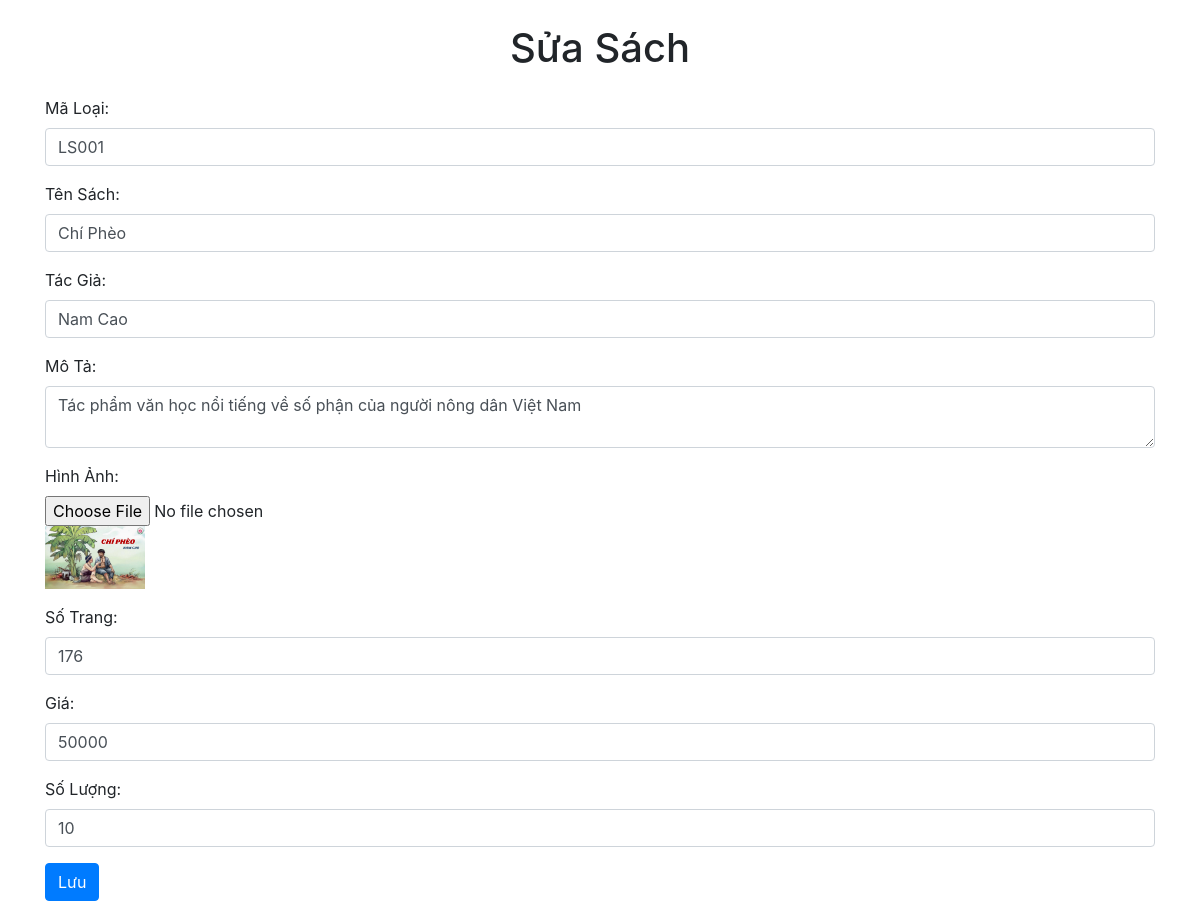
Before: /webbansach/tạm/edit_book.php?edit=1 with the older database file.
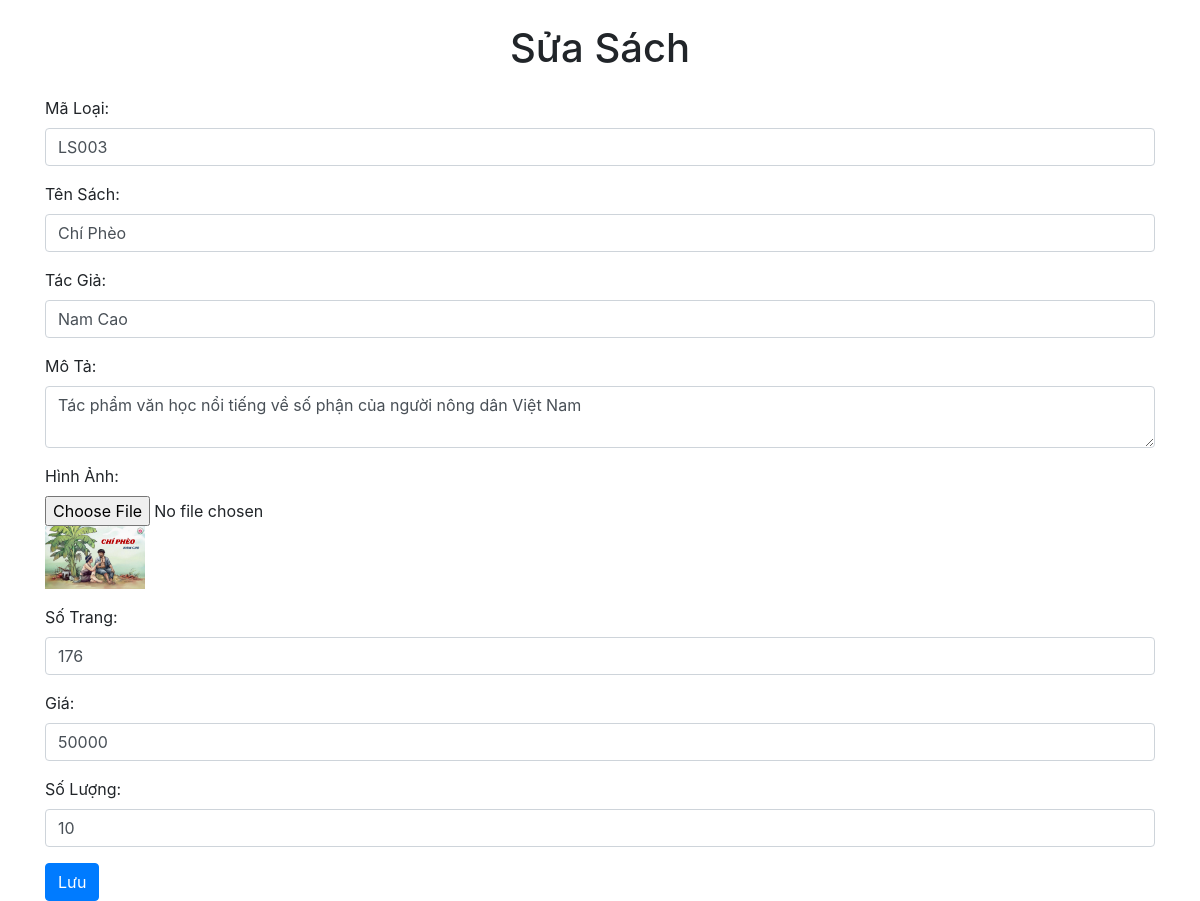
After: the same page with the newer database file.
### tables this page shows
CREATE TABLE `sach` (
  `ID_SACH` int(11) NOT NULL,
  `MA_LOAI` varchar(5) NOT NULL,
  `TEN_SACH` varchar(255) DEFAULT NULL,
  `TAC_GIA` varchar(255) DEFAULT NULL,
  `MO_TA` text DEFAULT NULL,
  `HINH_SACH` text DEFAULT NULL,
  `SO_TRANG` int(11) DEFAULT NULL,
  `GIA` int(11) DEFAULT NULL,
  `SO_LUONG` int(11) DEFAULT NULL
);

### webbansach/tạm/edit_book.php (the view, shortened to what this page needs)
<?php
$conn = new mysqli("localhost", "root", "", "online_shop");
if (isset($_GET['edit'])) {
    $id_sach = $_GET['edit'];
    $result = $conn->query("SELECT * FROM sach WHERE ID_SACH=$id_sach");
    $sach = $result->fetch_assoc();
}
?>
<!DOCTYPE html>
<html lang="en">
<head>
    <link rel="stylesheet" href="https://maxcdn.bootstrapcdn.com/bootstrap/4.5.2/css/bootstrap.min.css">
</head>
<body>
    <div class="container mt-4">
        <h1 class="text-center">Sửa Sách</h1>
        <form action="" method="post" enctype="multipart/form-data" class="mt-4">
            <div class="form-group">
                <label for="ma_loai">Mã Loại:</label>
                <input type="text" name="ma_loai" class="form-control" value="<?php echo isset($sach['MA_LOAI']) ? $sach['MA_LOAI'] : ''; ?>" required>
            </div>
            <div class="form-group">
                <label for="ten_sach">Tên Sách:</label>
                <input type="text" name="ten_sach" class="form-control" value="<?php echo isset($sach['TEN_SACH']) ? $sach['TEN_SACH'] : ''; ?>" required>
            </div>
            <div class="form-group">
                <label for="tac_gia">Tác Giả:</label>
                <input type="text" name="tac_gia" class="form-control" value="<?php echo isset($sach['TAC_GIA']) ? $sach['TAC_GIA'] : ''; ?>">
            </div>
            <div class="form-group">
                <label for="mo_ta">Mô Tả:</label>
                <textarea name="mo_ta" class="form-control"><?php echo isset($sach['MO_TA']) ? $sach['MO_TA'] : ''; ?></textarea>
            </div>
            <div class="form-group">
                <label for="hinh_sach">Hình Ảnh:</label>
                <input type="file" name="hinh_sach" class="form-control-file">
                <?php if (isset($sach['HINH_SACH'])): ?>
                    <img src="hinhanh/<?php echo $sach['HINH_SACH']; ?>" alt="Hình Ảnh" width="100">
                <?php endif; ?>
            </div>
            <div class="form-group">
                <label for="so_trang">Số Trang:</label>
                <input type="number" name="so_trang" class="form-control" value="<?php echo isset($sach['SO_TRANG']) ? $sach['SO_TRANG'] : ''; ?>">
            </div>
            <div class="form-group">
                <label for="gia">Giá:</label>
                <input type="number" name="gia" class="form-control" value="<?php echo isset($sach['GIA']) ? $sach['GIA'] : ''; ?>">
            </div>
            <div class="form-group">
                <label for="so_luong">Số Lượng:</label>
                <input type="number" name="so_luong" class="form-control" value="<?php echo isset($sach['SO_LUONG']) ? $sach['SO_LUONG'] : ''; ?>">
            </div>
            <button type="submit" name="save" class="btn btn-primary">Lưu</button>
        </form>
    </div>
</body>
</html>

Changed rows visible on the page:
changed sach "Chí Phèo": ma_loai "LS001" → "LS003"
